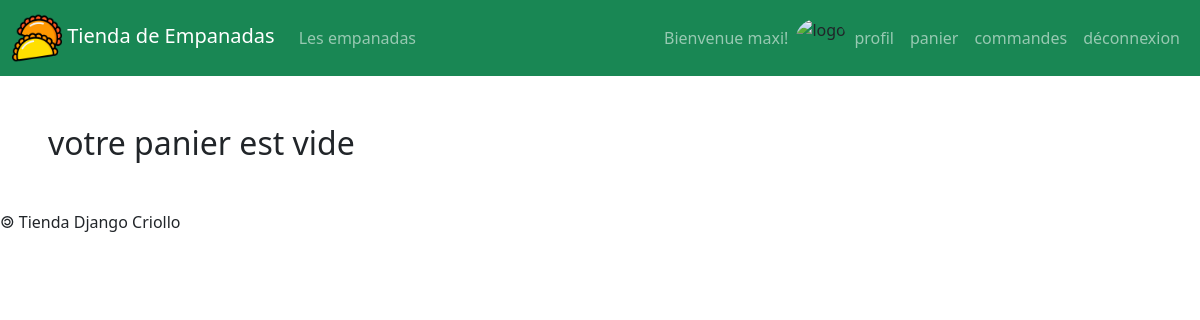
The page /cart (signed in) on the database as committed earlier.
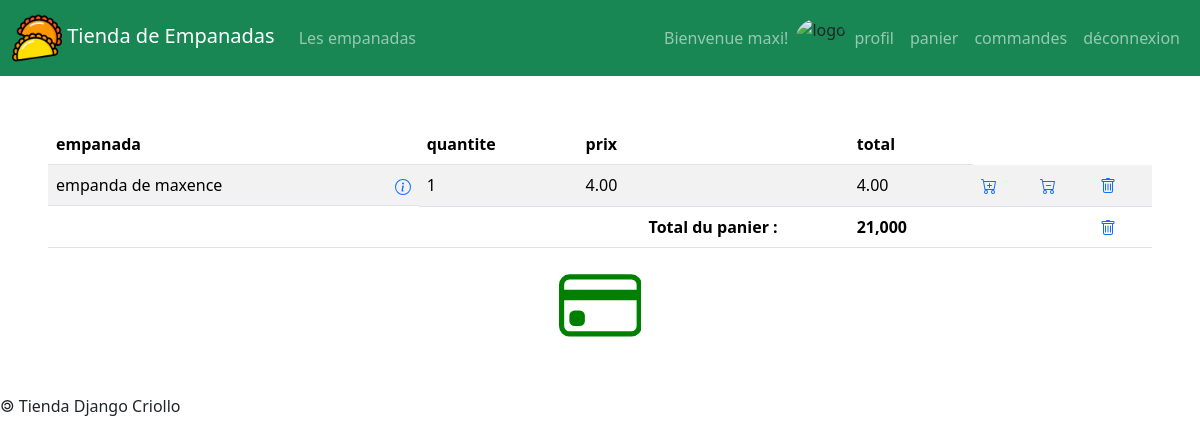
The same page on the database as committed later.
### paniers/models.py (models this page shows, shortened)
class LigneCommande(models.Model):
    idLigneCommande = models.AutoField( primary_key = True )
    quantite = models.IntegerField()
    prix = models.DecimalField( max_digits = 6, decimal_places = 2 )
    commande = models.ForeignKey( Commande, on_delete = models.CASCADE )
    empanada = models.ForeignKey( Empanada, on_delete = models.CASCADE )

### empanadas/models.py (models this page shows, shortened)
class Empanada(models.Model):
    idEmpanada = models.AutoField( primary_key = True )
    nomEmpanada = models.CharField( max_length = 50 )
    prix = models.DecimalField( max_digits = 6, decimal_places = 2 )
    image = models.ImageField(default="imagesEmpanadas/default.png", upload_to='imagesEmpanadas/')

### paniers/views.py (the view)
# urls.py: path('cart', views.afficherPanier),
def afficherPanier(request):
    user = None
    if request.user.is_authenticated:
        panier = None
        lignes = None
        user = TiendaUser.objects.get(id = request.user.id)
        non_payees = Commande.objects.filter( user = user ).filter( payee = False )
        if len(non_payees) > 0:
            panier = non_payees[0]
            lignes = LigneCommande.objects.filter(commande_id = panier.idCommande)
        return render(
                request,
                'paniers/panier.html',
                {
                    'lignes' : lignes
                }
        )
    else:
        return redirect ('/login')

### paniers/templates/paniers/panier.html (shortened to what this page needs)
{% extends 'empanadas/base.html' %}
{% block main %}
{% if lignes|length > 0 %}
	<table class="table table-striped">
		<thead>
			<tr>
				<th scope="col"> empanada </th>
				<th scope="col"> quantite </th>
				<th scope="col"> prix </th>
				<th scope="col"> total </th>
			</tr>
		</thead>
		<tbody>
			{% for ligne in lignes %}
			<tr>
				<td class="d-flex justify-content-between" scope="row">
					{{ligne.empanada.nomEmpanada}}
					<a href="/empanadas/{{ligne.empanada.idEmpanada}}"">
					</a>
				</td>
				<td scope="row">
					{{ligne.quantite}}
				</td>
				<td scope="row">
					{{ligne.empanada.prix}}
				</td>
				<td scope="row">
					{{ligne.prix}}
				</td>
				<td scope="row">
					<a href="/cart/{{ligne.empanada.idEmpanada}}/buy/">
					</a>
				</td>
				<td scope="row">
					<a href="/cart/{{ligne.empanada.idEmpanada}}/decrease/">
					</a>
				</td>
				<td scope="row">
					<a href="cart/{{ligne.empanada.idEmpanada}}/delete/">
					</a>
				</td>
			</tr>
			{% endfor %}
		</tbody>
		<tfoot>
			<td></td>
			<td></td>
			<th class="text-center" scope="row">
				Total du panier :
			</th>
			<th>
				21,000
			</th>
			<td></td>
			<td></td>
			<td scope="row">
				<a href="/cart/delete/">
				</a>
			</td>
		</tfoot>
	</table>
	<div class="text-center">
		<a href="/cart/pay/">
		</a>
	</div>
{% else %}
	<h2> votre panier est vide </h2>
{% endif %}
{% endblock %}

Rows that differ between the two databases and show on the page:
added LigneCommande: empanada.nomEmpanada "empanda de maxence", quantite "1", empanada.prix "4.00", prix "4.00"
Other text that changed with them:
text no longer shown: "votre panier est vide"
text now shown: "empanada quantite prix total Total du panier : 21,000"
